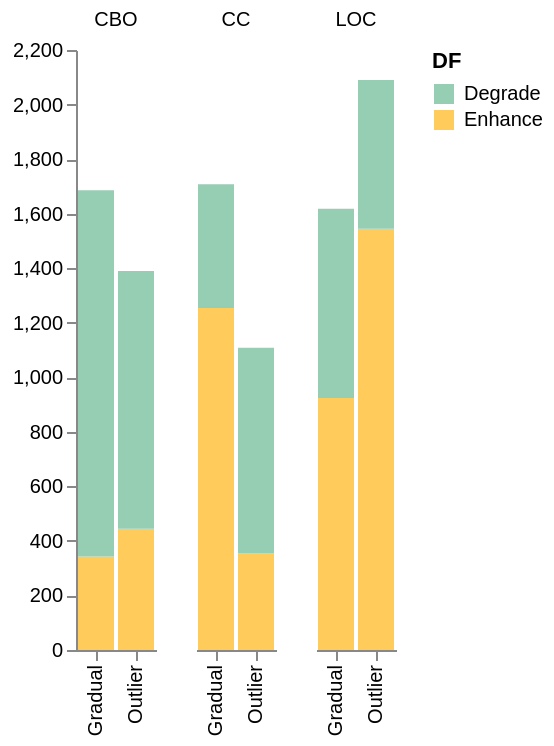

Write notebook code for a chart like this one.
### Code cell
#https://stackoverflow.com/questions/22787209/how-to-have-clusters-of-stacked-bars
import pandas as pd
import numpy as np
import altair as alt

df1=pd.DataFrame([[924,1545],[343,445],[1254,354]],index=["LOC","CBO","CC"],columns=["Gradual","Outlier"])
df2=pd.DataFrame([[694,545],[1343,945],[454,754]],index=["LOC","CBO","CC"],columns=["Gradual","Outlier"])
# df3=pd.DataFrame(50*np.random.rand(3,2),index=["LOC","CBO","CC"],columns=["Gradual","Outlier"])



print(df1)
print(df2)


def prep_df(df, name):
    df = df.stack().reset_index()
    df.columns = ['c1', 'c2', 'values']
    df['DF'] = name
    return df

df1 = prep_df(df1, 'Enhance')
df2 = prep_df(df2, 'Degrade')
# df3 = prep_df(df3, 'Coupling')

df = pd.concat([df1, df2])

alt.Chart(df).mark_bar().encode(

    # tell Altair which field to group columns on
    x=alt.X('c2:N', title=None),

    # tell Altair which field to use as Y values and how to calculate
    y=alt.Y('sum(values):Q',
        axis=alt.Axis(
            grid=False,
            title=None)),

    # tell Altair which field to use to use as the set of columns to be  represented in each group
    column=alt.Column('c1:N', title=None),

    # tell Altair which field to use for color segmentation
    color=alt.Color('DF:N',
            scale=alt.Scale(
                # make it look pretty with an enjoyable color pallet
                range=['#96ceb4', '#ffcc5c','#ff6f69'],
            ),
        ))\
    .configure_view(
        # remove grid lines around column clusters
        strokeOpacity=0
    )

### Figure 1 — Vega-Lite specification as saved in the notebook (floating-point values rounded to 4 significant figures)
{"config": {"view": {"continuousWidth": 400, "continuousHeight": 300, "strokeOpacity": 0}}, "data": {"name": "data-4a9f09d543799e0fc2d4dc44ddcce491"}, "mark": "bar", "encoding": {"color": {"field": "DF", "scale": {"range": ["#96ceb4", "#ffcc5c", "#ff6f69"]}, "type": "nominal"}, "column": {"field": "c1", "title": null, "type": "nominal"}, "x": {"field": "c2", "title": null, "type": "nominal"}, "y": {"aggregate": "sum", "axis": {"grid": false, "title": null}, "field": "values", "type": "quantitative"}}, "$schema": "https://vega.github.io/schema/vega-lite/v4.17.0.json", "datasets": {"data-4a9f09d543799e0fc2d4dc44ddcce491": [{"c1": "LOC", "c2": "Gradual", "values": 924, "DF": "Enhance"}, {"c1": "LOC", "c2": "Outlier", "values": 1545, "DF": "Enhance"}, {"c1": "CBO", "c2": "Gradual", "values": 343, "DF": "Enhance"}, {"c1": "CBO", "c2": "Outlier", "values": 445, "DF": "Enhance"}, {"c1": "CC", "c2": "Gradual", "values": 1254, "DF": "Enhance"}, {"c1": "CC", "c2": "Outlier", "values": 354, "DF": "Enhance"}, {"c1": "LOC", "c2": "Gradual", "values": 694, "DF": "Degrade"}, {"c1": "LOC", "c2": "Outlier", "values": 545, "DF": "Degrade"}, {"c1": "CBO", "c2": "Gradual", "values": 1343, "DF": "Degrade"}, {"c1": "CBO", "c2": "Outlier", "values": 945, "DF": "Degrade"}, {"c1": "CC", "c2": "Gradual", "values": 454, "DF": "Degrade"}, {"c1": "CC", "c2": "Outlier", "values": 754, "DF": "Degrade"}]}}
